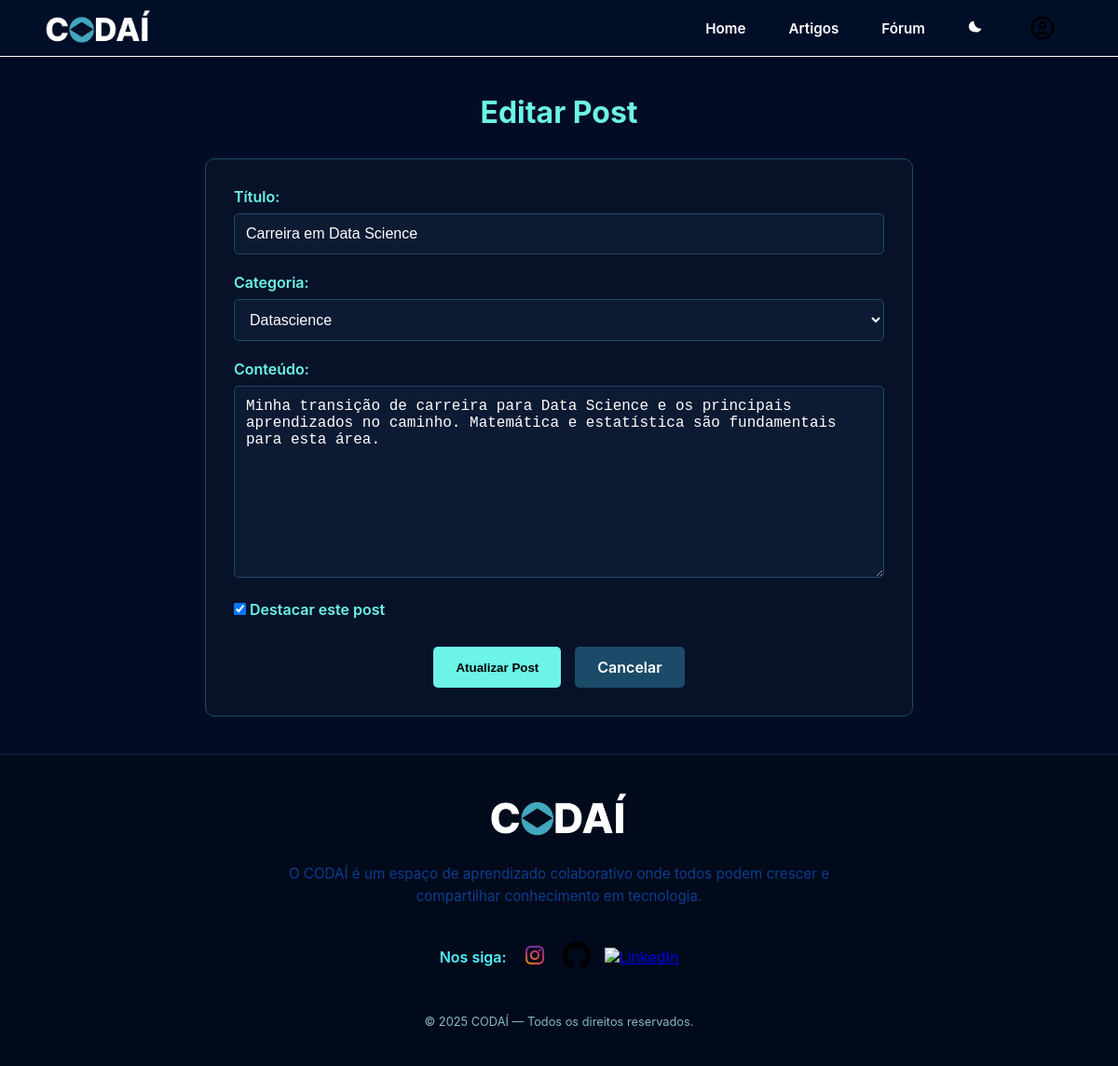
/forum/post/6/edit (signed in), run on an earlier commit of the app's database.
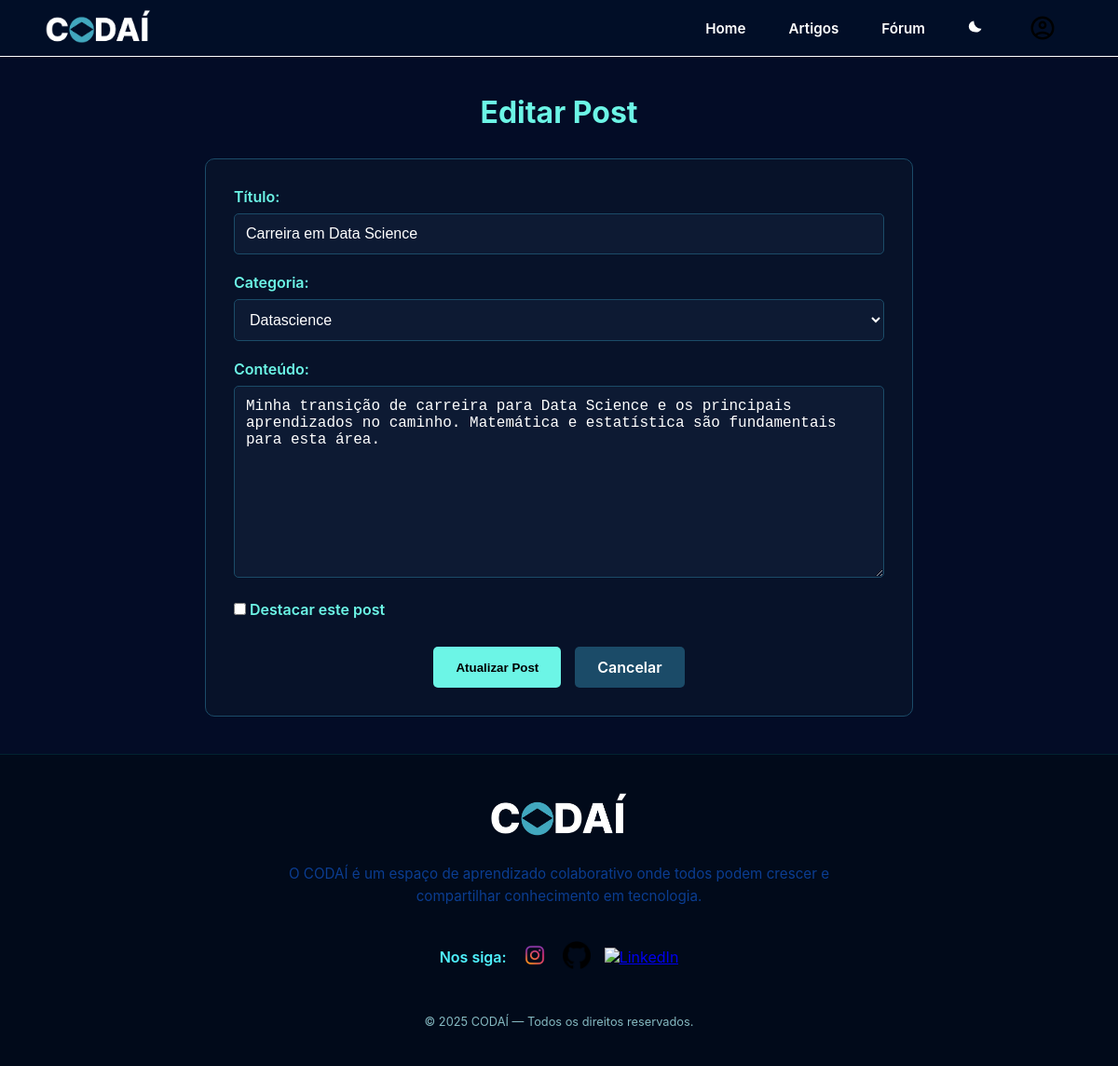
And on a later commit of the database.
### models/forum.py (models this page shows, shortened)
class Post(db.Model):
    __tablename__ = 'post'
    id = db.Column(db.Integer, primary_key=True)
    title = db.Column(db.String(200), nullable=False)
    content = db.Column(db.Text, nullable=False)
    is_highlighted = db.Column(db.Boolean, default=False)  # Para posts em destaque
    created_at = db.Column(db.DateTime, default=datetime.utcnow)
    updated_at = db.Column(db.DateTime, default=datetime.utcnow, onupdate=datetime.utcnow)
    image_path = db.Column(db.String(200))  # caminho relativo à pasta static, ex: 'image/git/exemplo.png'
    user_id = db.Column(db.Integer, db.ForeignKey('user.id'), nullable=False)
    category_id = db.Column(db.Integer, db.ForeignKey('category.id'), nullable=False)
    user = db.relationship('User', backref='posts')
    comments = db.relationship('Comment', backref='post', lazy=True, cascade='all, delete-orphan')

class Category(db.Model):
    __tablename__ = 'category'
    id = db.Column(db.Integer, primary_key=True)
    name = db.Column(db.String(50), unique=True, nullable=False)
    description = db.Column(db.Text)
    color = db.Column(db.String(7), default='#007bff')  # Cor hexadecimal para a tag
    created_at = db.Column(db.DateTime, default=datetime.utcnow)
    posts = db.relationship('Post', backref='category', lazy=True, cascade='all, delete-orphan')

### routes/forum/__init__.py (the view, shortened to what this page needs)
@forum_bp.route('/post/<int:post_id>/edit', methods=['GET', 'POST'])
@login_required
def edit_post(post_id):
    post = Post.query.get_or_404(post_id)
    if post.user_id != current_user.id and current_user.role != 'master':
        flash('Você não tem permissão para editar este post!', 'error')
        return redirect(url_for('forum.view_post', post_id=post_id))
    categories = Category.query.all()
    return render_template('forum/edit_post.html', post=post, categories=categories)

### templates/forum/edit_post.html (shortened to what this page needs)
{% extends 'base.html' %}
{% block styles %}
<link rel="stylesheet" href="{{ url_for('static', filename='css/forum.css') }}">
{% endblock %}
{% block content %}
<div class="edit-post-container">
    <h1>Editar Post</h1>
    <form method="POST" class="post-form">
        <div class="form-group">
            <label for="title">Título:</label>
            <input type="text" id="title" name="title" value="{{ post.title }}" required maxlength="200">
        </div>
        <div class="form-group">
            <label for="category_id">Categoria:</label>
            <select id="category_id" name="category_id" required>
                {% for category in categories %}
                <option value="{{ category.id }}" {% if category.id == post.category_id %}selected{% endif %}>
                    {{ category.name|title }}
                </option>
                {% endfor %}
            </select>
        </div>
        <div class="form-group">
            <label for="content">Conteúdo:</label>
            <textarea id="content" name="content" required rows="10">{{ post.content }}</textarea>
        </div>
        <div class="form-group">
            <label class="checkbox-label">
                <input type="checkbox" name="is_highlighted" value="1" {% if post.is_highlighted %}checked{% endif %}>
                Destacar este post
            </label>
        </div>
        <div class="form-actions">
            <button type="submit" class="btn-primary">Atualizar Post</button>
            <a href="{{ url_for('forum.view_post', post_id=post.id) }}" class="btn-secondary">Cancelar</a>
        </div>
    </form>
</div>
{% endblock %}

What changed in the data, as far as the page shows it:
changed Post "Carreira em Data Science": is_highlighted "☑" → "☐"
